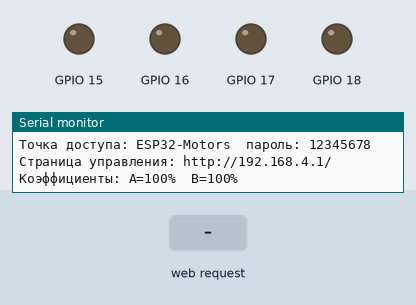
Recording of a sketch running on a simulated ESP32-S3. Parts: output pins drawn as LEDs (lit = HIGH), the last lines printed to the serial monitor. The test bench sets the inputs (shaded band). EEPROM starts erased.

Above: at 1.5 s.
1.6 s: HTTP request GET /api/drive?v=120&a=120&b=120 received
At 3.5 s:
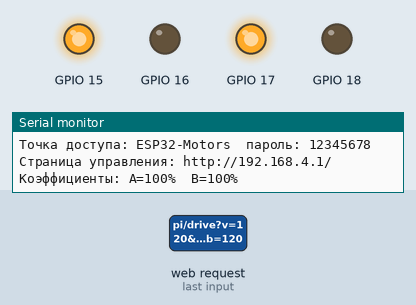
4.6 s: HTTP request GET /api/brake received
At 5.8 s:
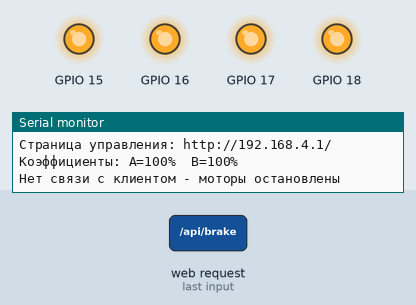
6.1 s: HTTP request GET /api/a received
At 7.1 s:
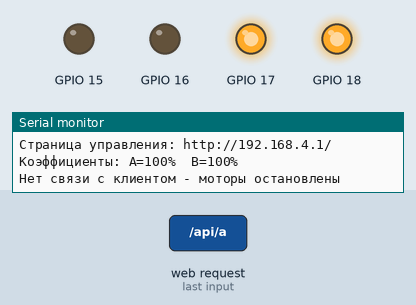
7.6 s: HTTP request GET /api/a?v=1 received
At 8.3 s:
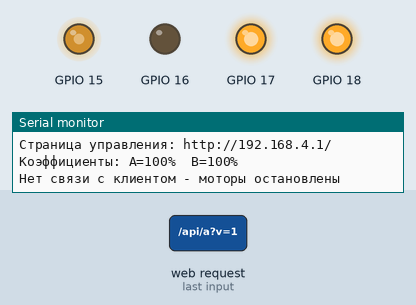
10.6 s: HTTP request GET /api/a?v=120 received
At 11.8 s:
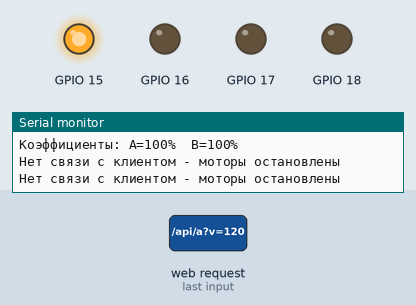
13.6 s: HTTP request GET /api/b?v=1 received
At 14.0 s:
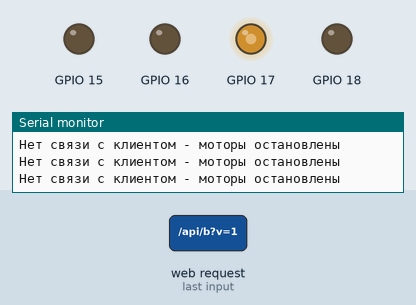
Timing chart, 0 to 17.1 s (numbered marks = the images above; inputs shaded):
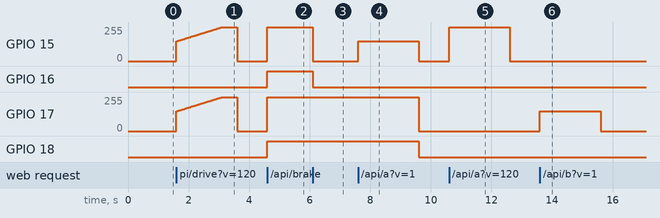

Measured:
- after the input at 1.6 s, GPIO 15, GPIO 17: rises from 0/255 to 255/255 in 1.5 s, then falls to 0/255 in 0.52 s
- after the input at 4.6 s, GPIO 15, GPIO 17: 0/255 → 255/255 at once; GPIO 16, GPIO 18: LOW → HIGH at once
- after the input at 6.1 s, GPIO 15: 255/255 → 0/255 at once; GPIO 16: HIGH → LOW at once
- after the input at 7.6 s, GPIO 15: 0/255 → 149/255 at once, → 0/255 2.0 s later; GPIO 17: 255/255 → 0/255 after 2.0 s; GPIO 18: HIGH → LOW after 2.0 s
- after the input at 10.6 s, GPIO 15: 0/255 → 255/255 at once, → 0/255 2.0 s later
- after the input at 13.6 s, GPIO 17: 0/255 → 149/255 at once, → 0/255 2.0 s later

The sketch:

motors_wifi.ino
```cpp
// Два мотора с редуктором (TT) через MX1508 + ESP32-S3-N16R8
// Управление по Wi-Fi: ESP32 создаёт точку доступа и отдаёт веб-страницу
// Arduino-ESP32 core 3.x
// Подстройка коэффициентов скорости каждого мотора с сохранением во flash

#include <Arduino.h>
#include <WiFi.h>
#include <WebServer.h>
#include <DNSServer.h>
#include <Preferences.h>

// ---------- Wi-Fi ----------
const char* AP_SSID = "ESP32-Motors";
const char* AP_PASS = "12345678";          // не короче 8 символов
const IPAddress AP_IP(192, 168, 4, 1);

// ---------- Пины ----------
constexpr int M_A_IN1 = 15;
constexpr int M_A_IN2 = 16;
constexpr int M_B_IN1 = 17;
constexpr int M_B_IN2 = 18;

// ---------- Параметры ШИМ ----------
constexpr uint32_t PWM_FREQ = 20000;  // 20 кГц
constexpr uint8_t  PWM_BITS = 8;      // 0..255
constexpr int      MIN_DUTY = 150;     // порог страгивания TT-мотора

// ---------- Безопасность ----------
// Если от телефона нет ни одного запроса дольше этого времени - моторы глушатся.
// Страница опрашивает состояние ~2 раза в секунду, так что при потере связи
// машинка остановится сама.
constexpr uint32_t FAILSAFE_MS = 2000;

Preferences prefs;
WebServer   server(80);
DNSServer   dns;

uint32_t lastClientMs = 0;

// =====================================================================
//                              МОТОР
// =====================================================================
class Motor {
public:
  Motor(int pinIn1, int pinIn2) : in1(pinIn1), in2(pinIn2) {}

  void begin() {
    ledcAttach(in1, PWM_FREQ, PWM_BITS);
    ledcAttach(in2, PWM_FREQ, PWM_BITS);
    coast();
  }

  // speed: -100..100 (%), знак = направление. Применяется сразу.
  void set(int speed) {
    target = constrain(speed, -100, 100);
    apply(target);
  }

  void coast() {                 // выбег
    target = 0;
    ledcWrite(in1, 0);
    ledcWrite(in2, 0);
    current = 0;
    braking = false;
  }

  void brake() {                 // торможение
    target = 0;
    ledcWrite(in1, 255);
    ledcWrite(in2, 255);
    current = 0;
    braking = true;
  }

  // Плавный разгон/торможение до target (шаг 1 % каждые stepDelayMs).
  // Неблокирующий: нужно вызывать update() из loop().
  void rampTo(int t) { target = constrain(t, -100, 100); }

  void update(uint32_t stepDelayMs = 15) {
    if (current == target) return;
    uint32_t now = millis();
    if (now - lastStep < stepDelayMs) return;
    lastStep = now;
    apply(current + ((target > current) ? 1 : -1));
  }

  // Коэффициент в процентах: 100 = без изменений, 110 = на 10 % быстрее
  void setTrimPct(int pct) { trim = constrain(pct, 50, 150); }
  int  trimPct() const     { return trim; }

  // Применить новый коэффициент к уже вращающемуся мотору
  void refresh() { if (current != 0) apply(current); }

  int  speed()     const { return current; }
  bool isBraking() const { return braking; }

private:
  void apply(int speed) {
    braking = false;
    if (speed == 0) {
      ledcWrite(in1, 0);
      ledcWrite(in2, 0);
      current = 0;
      return;
    }
    int duty = map(abs(speed), 1, 100, MIN_DUTY, 255);
    //duty = constrain(duty * trim / 100, 0, 255);   // поправка скорости
    duty = constrain(duty * trim / 100, MIN_DUTY, 255);

    if (speed > 0) {
      ledcWrite(in1, duty);
      ledcWrite(in2, 0);
    } else {
      ledcWrite(in1, 0);
      ledcWrite(in2, duty);
    }
    current = speed;
  }

  int in1, in2;
  int current = 0;
  int target  = 0;
  int trim    = 100;
  bool braking = false;
  uint32_t lastStep = 0;
};

Motor motorA(M_A_IN1, M_A_IN2);
Motor motorB(M_B_IN1, M_B_IN2);

// =====================================================================
//                    СОХРАНЕНИЕ / ЗАГРУЗКА КОЭФФИЦИЕНТОВ
// =====================================================================
bool savedFlag = false;   // показывает на странице, что коэффициенты записаны

void loadTrim() {
  prefs.begin("motors", true);                 // только чтение
  motorA.setTrimPct(prefs.getInt("trimA", 100));
  motorB.setTrimPct(prefs.getInt("trimB", 100));
  prefs.end();
}

void saveTrim() {
  prefs.begin("motors", false);
  prefs.putInt("trimA", motorA.trimPct());
  prefs.putInt("trimB", motorB.trimPct());
  prefs.end();
  savedFlag = true;
  Serial.println("Коэффициенты сохранены во flash");
}

// =====================================================================
//                                ДЕМО
// =====================================================================
// Конечный автомат вместо блокирующих delay(), чтобы веб-сервер не вис.
struct DemoStep { int a; int b; uint32_t holdMs; const char* name; };
const DemoStep DEMO[] = {
  { 80,  80, 2500, "вперёд" },
  { 80, -80, 2000, "разворот на месте" },
  {-80, -80, 2500, "назад" },
};
constexpr int DEMO_N = sizeof(DEMO) / sizeof(DEMO[0]);

bool     demoActive  = false;
int      demoIdx     = 0;
uint32_t demoT0      = 0;
bool     demoBraking = false;

void demoStart() {
  demoActive = true;
  demoIdx = 0;
  demoBraking = false;
  demoT0 = millis();
  motorA.rampTo(DEMO[0].a);
  motorB.rampTo(DEMO[0].b);
}

void demoStop() {
  demoActive = false;
}

void demoUpdate() {
  if (!demoActive) return;
  uint32_t now = millis();

  if (demoBraking) {                         // финал: торможение 0,5 с, затем выбег
    if (now - demoT0 >= 500) {
      motorA.coast(); motorB.coast();
      demoActive = false;
    }
    return;
  }
  if (now - demoT0 < DEMO[demoIdx].holdMs) return;

  demoIdx++;
  demoT0 = now;
  if (demoIdx >= DEMO_N) {
    motorA.brake(); motorB.brake();
    demoBraking = true;
  } else {
    motorA.rampTo(DEMO[demoIdx].a);
    motorB.rampTo(DEMO[demoIdx].b);
  }
}

// =====================================================================
//                          ВЕБ-СТРАНИЦА
// =====================================================================
static const char PAGE[] PROGMEM = R"rawliteral(<!DOCTYPE html>
<html lang="ru"><head>
<meta charset="utf-8">
<meta name="viewport" content="width=device-width,initial-scale=1,user-scalable=no">
<title>ESP32 Motors</title>
<style>
:root{--bg:#10151c;--card:#1a222d;--fg:#e8edf3;--mut:#8a97a8;--ac:#2f9bff;--ok:#2ecc71;--bad:#e74c3c;--warn:#f0a020}
*{box-sizing:border-box;-webkit-tap-highlight-color:transparent}
body{margin:0;padding:12px;background:var(--bg);color:var(--fg);font:16px system-ui,sans-serif;max-width:480px;margin:auto}
h1{font-size:18px;margin:4px 0 10px;display:flex;justify-content:space-between;align-items:center}
#st{font-size:13px;padding:3px 10px;border-radius:12px;background:var(--ok);color:#000}
#st.bad{background:var(--bad);color:#fff}
.card{background:var(--card);border-radius:14px;padding:12px;margin-bottom:12px}
.card h2{font-size:13px;margin:0 0 8px;color:var(--mut);text-transform:uppercase;letter-spacing:.05em}
.row{display:flex;gap:8px;align-items:center}
.row>*{flex:1}
button{background:#2a3646;color:var(--fg);border:0;border-radius:10px;padding:12px 6px;font-size:16px;touch-action:manipulation}
button:active{background:var(--ac)}
button.stop{background:var(--bad)}
button.brake{background:var(--warn);color:#000}
button.ok{background:var(--ok);color:#000}
.pad{display:grid;grid-template-columns:repeat(3,1fr);gap:8px;margin-top:10px}
.pad button{height:64px;font-size:26px;touch-action:none;user-select:none;-webkit-user-select:none}
input[type=range]{width:100%;height:36px;accent-color:var(--ac)}
.val{font-variant-numeric:tabular-nums;min-width:56px;text-align:right;flex:0 0 auto}
.lbl{flex:0 0 22px;font-weight:700}
.big{font-size:22px;font-variant-numeric:tabular-nums}
.mut{color:var(--mut);font-size:13px}
.trim{display:flex;align-items:center;gap:8px;margin:6px 0}
.trim button{flex:0 0 52px}
.trim .big{flex:1;text-align:center}
</style></head><body>

<h1>ESP32 Motors <span id="st">…</span></h1>

<div class="card">
  <h2>Состояние</h2>
  <div class="row">
    <div>Мотор A<div class="big" id="sa">0%</div><div class="mut" id="ma"></div></div>
    <div>Мотор B<div class="big" id="sb">0%</div><div class="mut" id="mb"></div></div>
  </div>
  <div class="mut" id="info" style="margin-top:8px"></div>
</div>

<div class="card">
  <h2>Джойстик (пока кнопка нажата)</h2>
  <div class="row"><span class="lbl" style="flex:0 0 auto">Скорость</span>
    <input type="range" id="spd" min="10" max="100" value="60">
    <span class="val" id="spdv">60%</span></div>
  <div class="pad">
    <span></span><button id="bF">▲</button><span></span>
    <button id="bL">◄</button><button class="stop" id="bS">■</button><button id="bR">►</button>
    <span></span><button id="bB">▼</button><span></span>
  </div>
</div>

<div class="card">
  <h2>Моторы по отдельности</h2>
  <div class="row"><span class="lbl">A</span><input type="range" id="ra" min="-100" max="100" value="0"><span class="val" id="rav">0%</span></div>
  <div class="row"><span class="lbl">B</span><input type="range" id="rb" min="-100" max="100" value="0"><span class="val" id="rbv">0%</span></div>
  <div class="row" style="margin-top:8px">
    <button class="stop" onclick="cmd('stop')">Стоп (выбег)</button>
    <button class="brake" onclick="cmd('brake')">Торможение</button>
  </div>
</div>

<div class="card">
  <h2>Коэффициенты скорости</h2>
  <div class="trim"><span class="lbl">A</span>
    <button onclick="trim('a',-1)">−</button><span class="big" id="ta">100%</span><button onclick="trim('a',1)">+</button></div>
  <div class="trim"><span class="lbl">B</span>
    <button onclick="trim('b',-1)">−</button><span class="big" id="tb">100%</span><button onclick="trim('b',1)">+</button></div>
  <div class="row" style="margin-top:8px">
    <button class="ok" onclick="cmd('save')">Сохранить во flash</button>
    <button onclick="cmd('reset')">Сбросить на 100%</button>
  </div>
  <div class="mut" id="saved" style="margin-top:6px"></div>
</div>

<div class="card">
  <div class="row"><button onclick="cmd('demo')">Демо</button></div>
</div>

<script>
const $ = id => document.getElementById(id);
let speed = 60;
const drag = {a:false, b:false};

async function api(path){
  try{
    const r = await fetch('/api/'+path, {cache:'no-store'});
    render(await r.json());
    $('st').textContent = 'онлайн'; $('st').className = '';
  }catch(e){
    $('st').textContent = 'нет связи'; $('st').className = 'bad';
  }
}
const cmd = c => api(c);

function modeText(sp, br){ return br ? 'торможение' : (sp>0 ? 'вперёд' : sp<0 ? 'назад' : 'стоит'); }

function render(j){
  $('sa').textContent = j.a + '%';  $('sb').textContent = j.b + '%';
  $('ma').textContent = modeText(j.a, j.brA); $('mb').textContent = modeText(j.b, j.brB);
  $('ta').textContent = j.ta + '%'; $('tb').textContent = j.tb + '%';
  $('info').textContent = (j.demo ? 'Демо выполняется. ' : '') +
      'Клиентов Wi-Fi: ' + j.clients + ' · uptime ' + j.up + ' с';
  $('saved').textContent = j.saved ? 'Коэффициенты записаны во flash' : '';
  if(!drag.a){ $('ra').value = j.a; $('rav').textContent = j.a + '%'; }
  if(!drag.b){ $('rb').value = j.b; $('rbv').textContent = j.b + '%'; }
}

function trim(m, d){ api('trim?m='+m+'&d='+d); }

// --- ползунок общей скорости для джойстика
$('spd').addEventListener('input', e => { speed = +e.target.value; $('spdv').textContent = speed + '%'; });

// --- кнопки направления: едем, пока нажата
function hold(id, ka, kb){
  const el = $(id);
  el.addEventListener('pointerdown', e => {
    e.preventDefault(); el.setPointerCapture(e.pointerId);
    api('drive?a=' + ka*speed + '&b=' + kb*speed);
  });
  const stop = () => api('drive?a=0&b=0');
  el.addEventListener('pointerup', stop);
  el.addEventListener('pointercancel', stop);
}
hold('bF', 1, 1); hold('bB', -1, -1);
//hold('bL', -1, 1); hold('bR', 1, -1);
hold('bL', 1, -1); hold('bR', -1, 1);
$('bS').addEventListener('click', () => api('stop'));

// --- индивидуальные ползунки (с ограничением частоты запросов)
function slider(id, motor){
  const el = $(id); let last = 0;
  el.addEventListener('pointerdown', () => drag[motor] = true);
  el.addEventListener('input', () => {
    $(id+'v').textContent = el.value + '%';
    const now = Date.now();
    if(now - last > 80){ last = now; api(motor + '?v=' + el.value); }
  });
  el.addEventListener('change', () => { drag[motor] = false; api(motor + '?v=' + el.value); });
}
slider('ra', 'a'); slider('rb', 'b');

// --- опрос состояния (заодно служит "пульсом" для защиты от потери связи)
setInterval(() => api('state'), 400);
api('state');
</script>
</body></html>)rawliteral";

// =====================================================================
//                            API (JSON)
// =====================================================================
void touch() { lastClientMs = millis(); }

void sendState() {
  char buf[256];
  snprintf(buf, sizeof(buf),
    "{\"a\":%d,\"b\":%d,\"brA\":%s,\"brB\":%s,\"ta\":%d,\"tb\":%d,"
    "\"demo\":%s,\"saved\":%s,\"clients\":%d,\"up\":%lu}",
    motorA.speed(), motorB.speed(),
    motorA.isBraking() ? "true" : "false",
    motorB.isBraking() ? "true" : "false",
    motorA.trimPct(), motorB.trimPct(),
    demoActive ? "true" : "false",
    savedFlag ? "true" : "false",
    WiFi.softAPgetStationNum(),
    millis() / 1000UL);
  server.sendHeader("Cache-Control", "no-store");
  server.send(200, "application/json", buf);
}

// Любая ручная команда прерывает демо
void manual() { touch(); demoStop(); }

void handleRoot() { touch(); server.send_P(200, "text/html; charset=utf-8", PAGE); }
void handleState() { touch(); sendState(); }

void handleA()     { manual(); motorA.set(server.arg("v").toInt()); sendState(); }
void handleB()     { manual(); motorB.set(server.arg("v").toInt()); sendState(); }
void handleM()     { manual(); int v = server.arg("v").toInt(); motorA.set(v); motorB.set(v); sendState(); }
//void handleDrive() { manual(); motorA.set(server.arg("a").toInt()); motorB.set(server.arg("b").toInt()); sendState(); }
void handleDrive() {
  manual();
  int a = server.arg("a").toInt();
  int b = server.arg("b").toInt();
  if (a == 0 && b == 0) {            // отпустили кнопку: стоп сразу
    motorA.coast(); motorB.coast();
  } else {                           // нажали: плавный разгон
    motorA.rampTo(a);
    motorB.rampTo(b);
  }
  sendState();
}
void handleStop()  { manual(); motorA.coast(); motorB.coast(); sendState(); }
void handleBrake() { manual(); motorA.brake(); motorB.brake(); sendState(); }

void handleTrim() {
  touch();
  Motor &m = (server.arg("m") == "b") ? motorB : motorA;
  if (server.hasArg("d")) m.setTrimPct(m.trimPct() + server.arg("d").toInt());  // шаг +-1 %
  else if (server.hasArg("v")) m.setTrimPct(server.arg("v").toInt());
  m.refresh();
  savedFlag = false;
  sendState();
}

void handleSave()  { touch(); saveTrim(); sendState(); }

void handleReset() {
  touch();
  motorA.setTrimPct(100); motorB.setTrimPct(100);
  motorA.refresh(); motorB.refresh();
  savedFlag = false;
  sendState();
}

void handleDemo()  { touch(); motorA.coast(); motorB.coast(); demoStart(); sendState(); }

// Captive portal: любой неизвестный адрес (в т.ч. проверки доступности
// интернета у Android/iOS/Windows) перенаправляем на главную страницу.
void handleNotFound() {
  server.sendHeader("Location", "http://192.168.4.1/", true);
  server.send(302, "text/plain", "");
}

// =====================================================================
void setup() {
  Serial.begin(115200);
  motorA.begin();
  motorB.begin();
  loadTrim();

  WiFi.mode(WIFI_AP);
  WiFi.softAPConfig(AP_IP, AP_IP, IPAddress(255, 255, 255, 0));
  WiFi.softAP(AP_SSID, AP_PASS, 6, false, 4);   // канал 6, не скрытая, до 4 клиентов
  dns.start(53, "*", AP_IP);                    // все имена -> наш IP

  server.on("/",           handleRoot);
  server.on("/api/state",  handleState);
  server.on("/api/a",      handleA);
  server.on("/api/b",      handleB);
  server.on("/api/m",      handleM);
  server.on("/api/drive",  handleDrive);
  server.on("/api/stop",   handleStop);
  server.on("/api/brake",  handleBrake);
  server.on("/api/trim",   handleTrim);
  server.on("/api/save",   handleSave);
  server.on("/api/reset",  handleReset);
  server.on("/api/demo",   handleDemo);
  server.onNotFound(handleNotFound);
  server.begin();

  delay(300);
  Serial.printf("\nТочка доступа: %s  пароль: %s\n", AP_SSID, AP_PASS);
  Serial.printf("Страница управления: http://%s/\n", WiFi.softAPIP().toString().c_str());
  Serial.printf("Коэффициенты: A=%d%%  B=%d%%\n", motorA.trimPct(), motorB.trimPct());
}

void loop() {
  dns.processNextRequest();
  server.handleClient();

  demoUpdate();
  motorA.update();
  motorB.update();

  // Защита: нет связи с телефоном - остановить моторы
  if (!demoActive &&
      (motorA.speed() != 0 || motorB.speed() != 0) &&
      millis() - lastClientMs > FAILSAFE_MS) {
    motorA.coast();
    motorB.coast();
    Serial.println("Нет связи с клиентом - моторы остановлены");
  }
}
```
